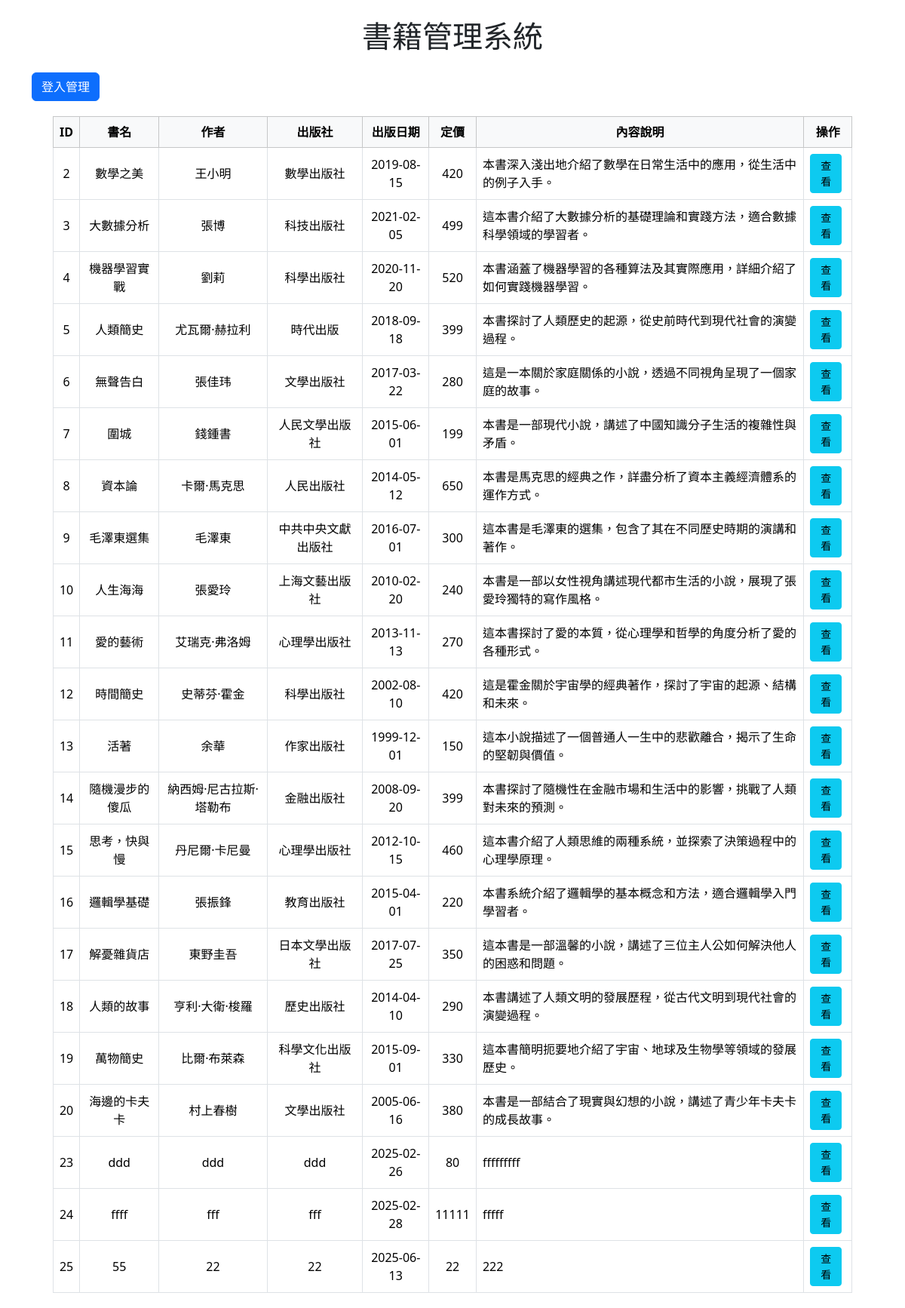
The app's page /book/book_list.php with its own data.
### tables this page shows
CREATE TABLE `book` (
  `id` int(11) NOT NULL,
  `bookname` varchar(64) NOT NULL COMMENT '書名',
  `author` varchar(64) NOT NULL COMMENT '作者',
  `publisher` varchar(64) NOT NULL COMMENT '出版社',
  `pubdate` date NOT NULL COMMENT '出版日期',
  `price` int(11) NOT NULL COMMENT '定價',
  `content` text NOT NULL COMMENT '內容說明'
);

### book/book_list.php (the view, shortened to what this page needs)
<?php
require_once "dbconfig.php";
function loginOK() {
    return (isset($_SESSION["loggedin"]) && ($_SESSION["loggedin"]===true));
}
$conn = new mysqli($hostname, $dbuser, $dbpass, $database);
$conn->set_charset("utf8mb4");
$result = $conn->query("SELECT * FROM book");
?>
<!DOCTYPE html>
<html lang="zh-TW">
<head>
    <link href="https://cdn.jsdelivr.net/npm/bootstrap@5.3.5/dist/css/bootstrap.min.css" rel="stylesheet">
</head>
<body>
<div class="container mt-4">
    <h1 class="text-center mb-4">書籍管理系統</h1>
    <div class="d-flex justify-content-between align-items-center mb-3">
        <div>
            <?php if (loginOK()) { ?>
                <span class="me-3">管理者: <strong><?= $_SESSION["username"] ?></strong></span>
                <a class="btn btn-outline-danger" href="#" id="logout">登出</a>
            <?php } else { ?>
                <button type="button" class="btn btn-primary" data-bs-toggle="modal" data-bs-target="#loginModal">登入管理</button>
            <?php } ?>
        </div>
    </div>
    <div class="table-wrapper">
        <table class="table table-bordered table-hover align-middle text-center">
            <thead class="table-light">
                <tr>
                    <th>ID</th>
                    <th>書名</th>
                    <th>作者</th>
                    <th>出版社</th>
                    <th>出版日期</th>
                    <th>定價</th>
                    <th>內容說明</th>
                    <th>操作</th>
                </tr>
            </thead>
            <tbody>
                <?php while ($row = $result->fetch_assoc()): ?>
                <tr>
                    <td><?= $row["id"] ?></td>
                    <td><?= $row["bookname"] ?></td>
                    <td><?= $row["author"] ?></td>
                    <td><?= $row["publisher"] ?></td>
                    <td><?= $row["pubdate"] ?></td>
                    <td><?= $row["price"] ?></td>
                    <td class="text-start"><?= nl2br($row["content"]) ?></td>
                    <td>
                        <a href="book_detail.php?id=<?= $row['id'] ?>" class="btn btn-sm btn-info btn-action">查看</a>
                    </td>
                </tr>
                <?php endwhile; ?>
            </tbody>
        </table>
    </div>
</div>
</body>
</html>

### book/book_list.php (style rules this page uses)
.table-wrapper { margin: 20px auto; width: 95%; }
.btn-action { margin-right: 5px; }

### records on screen
book: id "2", bookname "數學之美", author "王小明", publisher "數學出版社", pubdate "2019-08-15", price "420", content "本書深入淺出地介紹了數學在日常生活中的應用，從生活中的例子入手。"
book: id "3", bookname "大數據分析", author "張博", publisher "科技出版社", pubdate "2021-02-05", price "499", content "這本書介紹了大數據分析的基礎理論和實踐方法，適合數據科學領域的學習者。"
book: id "4", bookname "機器學習實戰", author "劉莉", publisher "科學出版社", pubdate "2020-11-20", price "520", content "本書涵蓋了機器學習的各種算法及其實際應用，詳細介紹了如何實踐機器學習。"
book: id "5", bookname "人類簡史", author "尤瓦爾·赫拉利", publisher "時代出版", pubdate "2018-09-18", price "399", content "本書探討了人類歷史的起源，從史前時代到現代社會的演變過程。"
book: id "6", bookname "無聲告白", author "張佳玮", publisher "文學出版社", pubdate "2017-03-22", price "280", content "這是一本關於家庭關係的小說，透過不同視角呈現了一個家庭的故事。"
book: id "7", bookname "圍城", author "錢鍾書", publisher "人民文學出版社", pubdate "2015-06-01", price "199", content "本書是一部現代小說，講述了中國知識分子生活的複雜性與矛盾。"
book: id "8", bookname "資本論", author "卡爾·馬克思", publisher "人民出版社", pubdate "2014-05-12", price "650", content "本書是馬克思的經典之作，詳盡分析了資本主義經濟體系的運作方式。"
book: id "9", bookname "毛澤東選集", author "毛澤東", publisher "中共中央文獻出版社", pubdate "2016-07-01", price "300", content "這本書是毛澤東的選集，包含了其在不同歷史時期的演講和著作。"
book: id "10", bookname "人生海海", author "張愛玲", publisher "上海文藝出版社", pubdate "2010-02-20", price "240", content "本書是一部以女性視角講述現代都市生活的小說，展現了張愛玲獨特的寫作風格。"
book: id "11", bookname "愛的藝術", author "艾瑞克·弗洛姆", publisher "心理學出版社", pubdate "2013-11-13", price "270", content "這本書探討了愛的本質，從心理學和哲學的角度分析了愛的各種形式。"
book: id "12", bookname "時間簡史", author "史蒂芬·霍金", publisher "科學出版社", pubdate "2002-08-10", price "420", content "這是霍金關於宇宙學的經典著作，探討了宇宙的起源、結構和未來。"
book: id "13", bookname "活著", author "余華", publisher "作家出版社", pubdate "1999-12-01", price "150", content "這本小說描述了一個普通人一生中的悲歡離合，揭示了生命的堅韌與價值。"
book: id "14", bookname "隨機漫步的傻瓜", author "納西姆·尼古拉斯·塔勒布", publisher "金融出版社", pubdate "2008-09-20", price "399", content "本書探討了隨機性在金融市場和生活中的影響，挑戰了人類對未來的預測。"
book: id "15", bookname "思考，快與慢", author "丹尼爾·卡尼曼", publisher "心理學出版社", pubdate "2012-10-15", price "460", content "這本書介紹了人類思維的兩種系統，並探索了決策過程中的心理學原理。"
book: id "16", bookname "邏輯學基礎", author "張振鋒", publisher "教育出版社", pubdate "2015-04-01", price "220", content "本書系統介紹了邏輯學的基本概念和方法，適合邏輯學入門學習者。"
book: id "17", bookname "解憂雜貨店", author "東野圭吾", publisher "日本文學出版社", pubdate "2017-07-25", price "350", content "這本書是一部溫馨的小說，講述了三位主人公如何解決他人的困惑和問題。"
book: id "18", bookname "人類的故事", author "亨利·大衛·梭羅", publisher "歷史出版社", pubdate "2014-04-10", price "290", content "本書講述了人類文明的發展歷程，從古代文明到現代社會的演變過程。"
book: id "19", bookname "萬物簡史", author "比爾·布萊森", publisher "科學文化出版社", pubdate "2015-09-01", price "330", content "這本書簡明扼要地介紹了宇宙、地球及生物學等領域的發展歷史。"
book: id "20", bookname "海邊的卡夫卡", author "村上春樹", publisher "文學出版社", pubdate "2005-06-16", price "380", content "本書是一部結合了現實與幻想的小說，講述了青少年卡夫卡的成長故事。"
book: id "23", bookname "ddd", author "ddd", publisher "ddd", pubdate "2025-02-26", price "80", content "fffffffff"
book: id "24", bookname "ffff", author "fff", publisher "fff", pubdate "2025-02-28", price "11111", content "fffff"
book: id "25", bookname "55", author "22", publisher "22", pubdate "2025-06-13", price "22", content "222"
